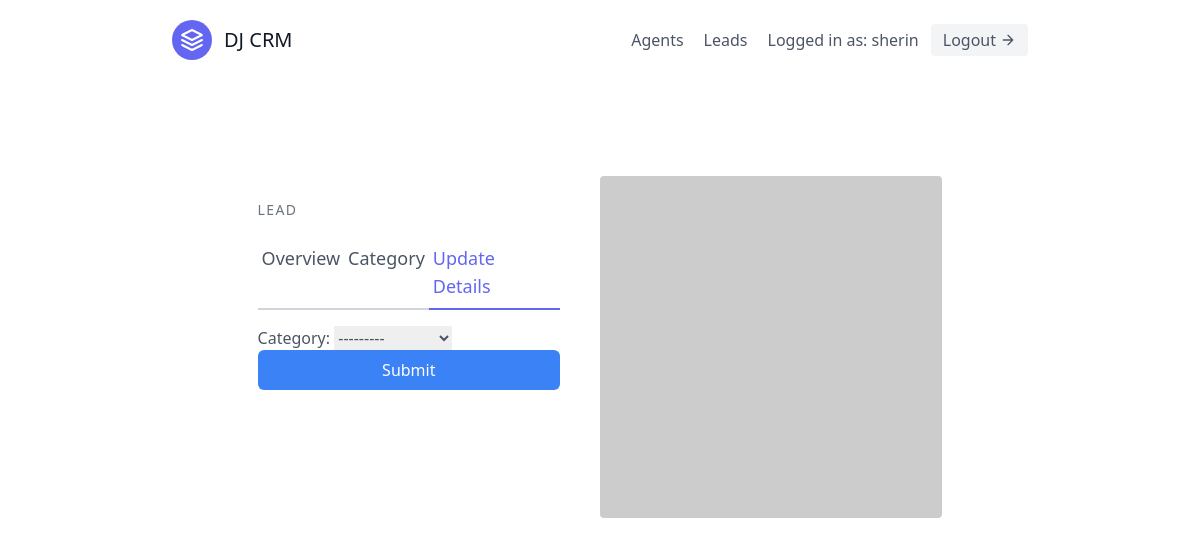
The page /leads/1/category/ (signed in) on the database as committed earlier.
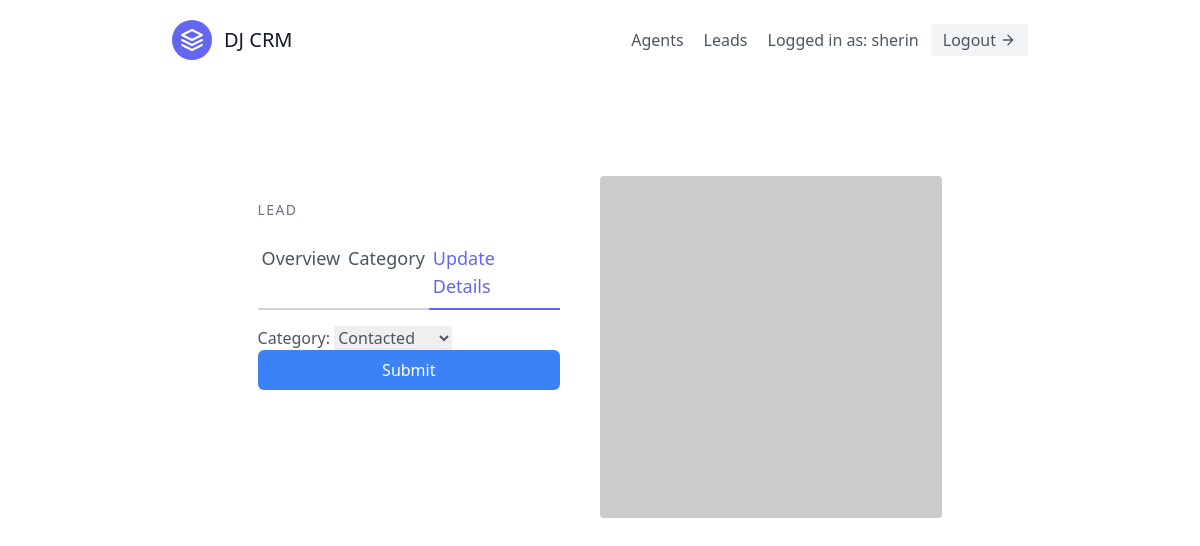
The same page on the database as committed later.
### leads/models.py (models this page shows, shortened)
class Lead(models.Model):
    first_name = models.CharField(max_length=50)
    last_name = models.CharField(max_length=50)
    age = models.IntegerField()
    organisation = models.ForeignKey(UserProfile, on_delete=models.CASCADE)
    agent = models.ForeignKey("Agent",null=True, blank=True, on_delete=models.SET_NULL)
    category = models.ForeignKey("Category",related_name="leads", null=True, blank=True, on_delete=models.SET_NULL)
    description = models.TextField()
    date_added = models.DateTimeField(auto_now_add=True)
    phone_number = models.CharField(max_length=20)
    email = models.EmailField()

### leads/views.py (the view, shortened to what this page needs)
# urls.py: path('<int:pk>/category/',CategoryUpdateView.as_view(), name='lead-category-update'),
class CategoryUpdateView(LoginRequiredMixin, generic.UpdateView):
    template_name = "leads/lead_category_update.html"
    form_class = LeadCategoryUpdateForm
    def get_queryset(self):
        user = self.request.user
        if user.is_organiser:
            queryset = Lead.objects.filter(organisation=user.userprofile)
        else:
            queryset = Lead.objects.filter(organisation=user.agent.organisation)
            queryset = queryset.filter(agent__user=user)
        return queryset

### leads/forms.py
class LeadCategoryUpdateForm(forms.ModelForm):
    class Meta:
        model = Lead
        fields = (
            'category',
        )

### leads/models.py (called while the page is built)
    def __str__(self):
        return self.name

### leads/templates/leads/lead_category_update.html (shortened to what this page needs)
{% extends "base.html" %}
{% load tailwind_filters %}
{% block content %}
<section class="text-gray-600 body-font overflow-hidden">
  <div class="container px-5 py-24 mx-auto">
    <div class="lg:w-4/5 mx-auto flex flex-wrap">
      <div class="lg:w-1/2 w-full lg:pr-10 lg:py-6 mb-6 lg:mb-0">
        <h2 class="text-sm title-font text-gray-500 tracking-widest">LEAD</h2>
         <div class="flex mb-4">
          <a href="{% url 'leads:lead-detail' lead.pk %}" class="flex-grow border-b-2 border-gray-300 py-2 text-lg px-1">Overview</a>
          <a href="{% url 'leads:lead-update' lead.pk %}" class="flex-grow border-b-2 border-gray-300 py-2 text-lg px-1">Category</a>
          <a href="{% url 'leads:lead-update' lead.pk %}" class="flex-grow text-indigo-500 border-b-2 border-indigo-500 py-2 text-lg px-1"> Update Details</a>
        </div>
        <form method="post">
            {{ form|crispy }}
        <button type="submit" class="w-full bg-blue-500 text-white hover:bg-blue-600 px-3 py-2 rounded-md"> Submit </button>
        </form>
      </div>
      <img alt="ecommerce" class="lg:w-1/2 w-full lg:h-auto h-64 object-cover object-center rounded" src="https://dummyimage.com/400x400">
    </div>
  </div>
</section>
{% endblock content %}

Rows that differ between the two databases and show on the page:
changed Lead: category "---------" → "Contacted"
